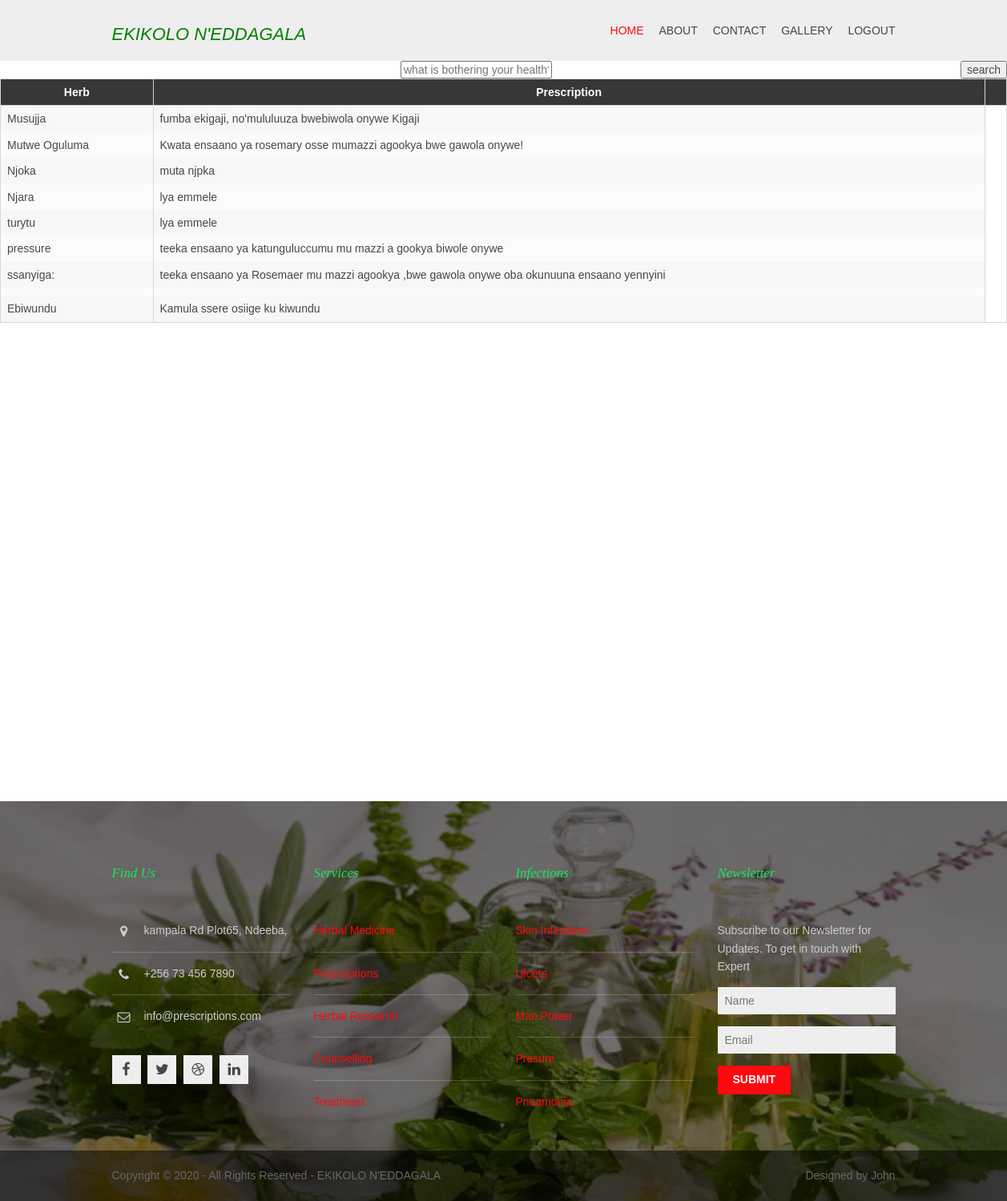
Screenshot of /diseasesearch.php with the database file from the repository.
### tables this page shows
CREATE TABLE `herbs` (
  `id` int(12) NOT NULL,
  `herb` varchar(50) NOT NULL,
  `prescription` varchar(150) NOT NULL
);

### diseasesearch.php (the view, shortened to what this page needs)
<!DOCTYPE html>
<html lang="en">
<head>
<link href="layout/styles/layout.css" rel="stylesheet" type="text/css" media="all">
<link rel="stylesheet" href="path/to/font-awesome/css/font-awesome.min.css">
    <link rel="stylesheet" href="diseasesearch.css">
</head>
<body>
<div class="wrapper row1">
  <header id="header" class="hoc clear">
        <div id="logo" class="fl_left">
      <h1><a href="index.html">EKIKOLO N'EDDAGALA</a></h1>
    </div>
    <nav id="mainav" class="fl_right">
      <ul class="clear">
        <li class="active"><a href="index.html">Home</a></li>
        <li><a href="Aboutus.php">About</a></li>
        <li><a href="contactus.php">Contact</a></li>
        <li><a href="pages/gallery.html">Gallery</a></li>
        <li><a href="index.html">Logout</a>
    </nav>
      </header>
</div>
<?php
                    $connection = mysqli_connect('localhost','root','','ekikolo_ne_ddagala');
                    if(isset($_POST['search'])) {
                        $searchKey = $_POST['search'];
                        $sql = "SELECT * FROM herbs WHERE herb LIKE '%$searchKey%'";
                    }else{
                    $sql = "SELECT * FROM herbs";
                    }
                    $result = mysqli_query($connection,$sql);
?>
<div class ="results">
<form action="" method="POST" class= "search">
<div class ="buttons">
    <div class ="button1">
    <input type="text" name="search" placeholder="what is bothering your health?"/>
</div>
<div class ="button1">
    <button class ="click" name ="reset">search</button>
</div>
</div>
                </form>
<div class="content">
<table class="table table-bordered">
                    <tr>
                        <th>Herb</th>
                        <th>Prescription</th>
                        <th></th>
                    </tr>
                    <?php while($row = mysqli_fetch_object($result)) { ?>
                    <tr>
                        <td><?php echo $row->herb ?></td>
                        <td><?php echo $row->prescription ?></td>
                    </tr>
                    <?php }?>
                    </table>
                    </div>
</div>
<div class="wrapper row3">
<br><br><br><br><br><br><br><br><br><br><br><br><br>
<br><br><br><br><br><br><br><br><br><br><br><br><br>
<div class="bgded overlay" style="background-image:url('img/9.jpg');">
    <div class="wrapper row4">
    <footer id="footer" class="hoc clear">
            <div class="one_quarter first">
        <h6 class="heading">Find Us</h6>
        <ul class="nospace btmspace-30 linklist contact">
          <li><i class="fa fa-map-marker"></i>
            <address>
            kampala Rd  Plot65, Ndeeba,
            </address>
          </li>
          <li><i class="fa fa-phone"></i> +256 73 456 7890</li>
          <li><i class="fa fa-envelope-o"></i> info@prescriptions.com</li>
        </ul>
        <ul class="faico clear">
          <li><a class="faicon-facebook" href="#"><i class="fa fa-facebook"></i></a></li>
          <li><a class="faicon-twitter" href="#"><i class="fa fa-twitter"></i></a></li>
          <li><a class="faicon-dribble" href="#"><i class="fa fa-dribbble"></i></a></li>
          <li><a class="faicon-linkedin" href="#"><i class="fa fa-linkedin"></i></a></li>
        </ul>
      </div>
      <div class="one_quarter">
        <h6 class="heading">Services</h6>
        <ul class="nospace linklist">
          <li><a href="#">Herbal Medicine</a></li>
          <li><a href="#">Prescriptions</a></li>
          <li><a href="#">Herbal Research</a></li>
          <li><a href="#">Counselling</a></li>
          <li><a href="#">Treatment</a></li>
        </ul>
      </div>
      <div class="one_quarter">
        <h6 class="heading">Infections</h6>
        <ul class="nospace linklist">
          <li><a href="#">Skin Infections</a></li>
          <li><a href="#">Ulcers</a></li>
          <li><a href="#">Man Power</a></li>
          <li><a href="#">Presure</a></li>
          <li><a href="#">Pneamonia</a></li>
        </ul>
      </div>
      <div class="one_quarter">
        <h6 class="heading">Newsletter</h6>
        <p class="nospace btmspace-15">Subscribe to our Newsletter for Updates. To get in touch with Expert</p>
        <form method="post" action="#">
          <fieldset>
            <input class="btmspace-15" type="text" value="" placeholder="Name">
            <input class="btmspace-15" type="text" value="" placeholder="Email">
            <button type="submit" value="submit">Submit</button>
          </fieldset>
        </form>
      </div>
          </footer>
  </div>
        <div class="wrapper row5">
    <div id="copyright" class="hoc clear">
            <p class="fl_left">Copyright &copy; 2020 - All Rights Reserved - <a href="#">EKIKOLO N'EDDAGALA</a></p>
      <p class="fl_right">Designed by <a target="_blank" href="#" >John</a></p>
          </div>
  </div>
  </div>
</body>
</html>
</body>
</html>

### layout/styles/layout.css (style rules this page uses)
#header #logo { margin:30px 0 0 0; }
#header #logo h1 { margin:0; padding:0; font-size:22px; text-transform:uppercase; color: green; }
#footer { padding:80px 0 50px; }
#footer .heading { margin-bottom:50px; font-size:1.2rem; }
#footer .linklist li { display:block; margin-bottom:15px; padding:0 0 15px 0; border-bottom:1px solid; }
#footer .linklist li:last-child { margin:0; padding:0; border:none; }
#footer .linklist li::before, #footer .linklist li::after { display:table; content:""; }
#footer .linklist li, #footer .linklist li::after { clear:both; }
#footer .contact.linklist li, #footer .contact.linklist li:last-child { position:relative; padding-left:40px; }
#footer .contact li * { margin:0; padding:0; line-height:1.6; }
#footer .contact li i { display:block; position:absolute; top:0; left:0; width:30px; font-size:16px; text-align:center; }
#footer input, #footer button { border:1px solid; }
#footer input { display:block; width:100%; padding:8px; }
#footer button { padding:8px 18px 10px; text-transform:uppercase; font-weight:700; cursor:pointer; }
#copyright { padding:20px 0; }
#copyright * { margin:0; padding:0; }
*, *::before, *::after { transition:all .3s ease-in-out; }
nav ul, nav ol { margin:0; padding:0; list-style:none; }
#mainav, #breadcrumb, .sidebar nav { line-height:normal; }
#mainav ul { text-transform:uppercase; }
#mainav li { display:inline-block; position:relative; margin:0 15px 0 0; padding:0; }
#mainav li:last-child { margin-right:0; }
#mainav li a { display:block; padding:30px 0; }
table, th, td { border:1px solid; border-collapse:collapse; vertical-align:top; }
table, th { table-layout:auto; }
table { width:100%; margin-bottom:15px; }
th, td { padding:5px 8px; }
td { border-width:0 1px; }
.faico { margin:0; padding:0; list-style:none; }
.faico li { display:inline-block; margin:8px 5px 0 0; padding:0; line-height:normal; }
.faico li:last-child { margin-right:0; }
.faico a { display:inline-block; width:36px; height:36px; line-height:36px; font-size:18px; text-align:center; }
.faico a { color:#474747; background-color:#EEEEEE; }
body { color:#474747; background-color:#FFFFFF; }
a { color:#FF090F; }
.overlay { color:#FFFFFF; background-color:inherit; }
.overlay::after { color:inherit; background-color:rgba(0,0,0,.55); }
.row1 { color:#474747; background-color:#EEEEEE; }
.row3 { color:#474747; background-color:#FFFFFF; }
.row4 { color:#CBCBCB; }
.row5 { color:#676767; background-color:rgba(0,0,0,.5); }
.row5 a { color:inherit; }
#header #logo a { color:inherit; }
#footer .heading { color:#0feb58; }
#footer hr, #footer .borderedbox, #footer .linklist li { border-color:rgba(255,255,255,.2); }
#footer input, #footer button { border-color:transparent; }
#footer input { color:#474747; background-color:#EEEEEE; }
#footer button { color:#FFFFFF; background-color:#FF090F; }
#mainav li a { color:inherit; }
#mainav .active a, #mainav a:hover, #mainav li:hover > a { color:#FF090F; background-color:inherit; }
table, th, td, #comments .avatar, #comments input, #comments textarea { border-color:#D7D7D7; }
th { color:#FFFFFF; background-color:#373737; }
tr, #comments li, #comments input[type="submit"], #comments input[type="reset"] { color:inherit; background-color:#FBFBFB; }
tr:nth-child(even), #comments li:nth-child(even) { color:inherit; background-color:#F7F7F7; }
@media screen and (min-width:978px) { .hoc { max-width:978px; } }

### diseasesearch.css (style rules this page uses)
body { background-image: url(aloe.png); background-size: cover; }
.buttons { display: flex; justify-content: space-between; }
.button1 { padding-left: 500px; justify-content: space-between; }
h1 { color:green; font-family: 'Franklin Gothic Medium', 'Arial Narrow', Arial, sans-serif; }
.results { height: auto; }

### rows the page displays
herbs: herb "Musujja", prescription "fumba ekigaji, no'mululuuza bwebiwola onywe Kigaji"
herbs: herb "Mutwe Oguluma", prescription "Kwata ensaano ya rosemary osse mumazzi agookya bwe gawola onywe!"
herbs: herb "Njoka", prescription "muta njpka"
herbs: herb "Njara", prescription "lya emmele"
herbs: herb "turytu", prescription "lya emmele"
herbs: herb "pressure", prescription "teeka ensaano ya katunguluccumu mu mazzi a gookya biwole onywe"
herbs: herb "ssanyiga:", prescription "teeka ensaano ya Rosemaer mu mazzi agookya ,bwe gawola onywe oba okunuuna ensaano yennyini"
herbs: herb "Ebiwundu", prescription "Kamula ssere osiige ku kiwundu"
